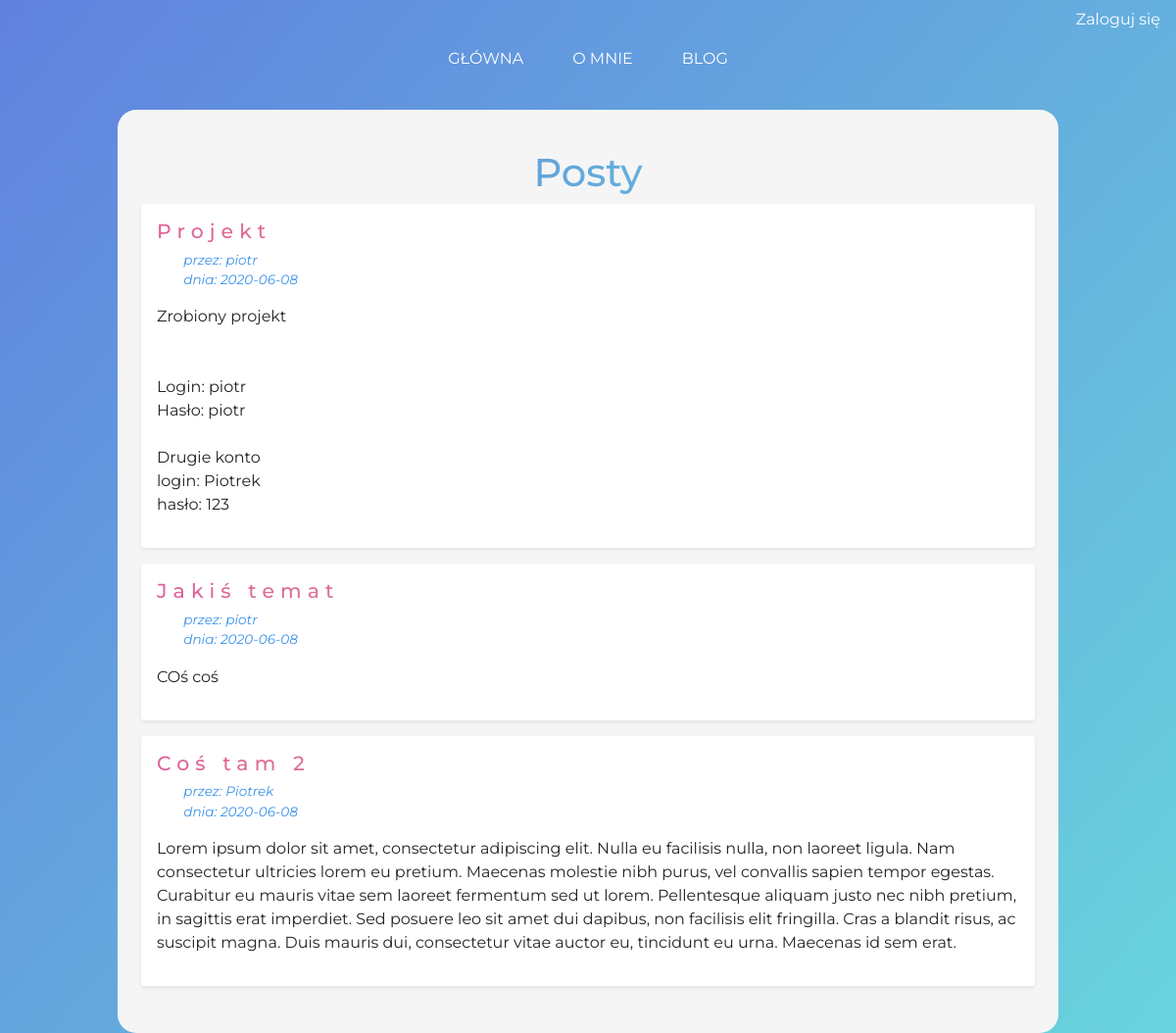
Screenshot of /blog/ with the database file from the repository.
### tables this page shows
CREATE TABLE post (
  id INTEGER PRIMARY KEY AUTOINCREMENT,
  author_id INTEGER NOT NULL,
  created TIMESTAMP NOT NULL DEFAULT CURRENT_TIMESTAMP,
  title TEXT NOT NULL,
  body TEXT NOT NULL,
  FOREIGN KEY (author_id) REFERENCES user (id)
);

CREATE TABLE user (
  id INTEGER PRIMARY KEY AUTOINCREMENT,
  username TEXT UNIQUE NOT NULL,
  password TEXT NOT NULL
);

### aplikacjaflask/posty.py (the view)
@bp.route("/")
def index():
    db = get_db()
    posts = db.execute(
        "SELECT p.id, title, body, created, author_id, username"
        " FROM post p JOIN user u ON p.author_id = u.id"
        " ORDER BY created DESC"
    ).fetchall()
    return render_template("blog/index.html", posts=posts)

### aplikacjaflask/db.py (called while the page is built)
def get_db():
    if "db" not in g:
        g.db = sqlite3.connect(
            current_app.config["DATABASE"], detect_types=sqlite3.PARSE_DECLTYPES
        )
        g.db.row_factory = sqlite3.Row
    return g.db

### aplikacjaflask/logowanie.py (called while the page is built)
@bp.before_app_request
def load_logged_in_user():
    user_id = session.get("user_id")
    if user_id is None:
        g.user = None
    else:
        g.user = (
            get_db().execute("SELECT * FROM user WHERE id = ?", (user_id,)).fetchone()
        )

### aplikacjaflask/templates/blog/index.html (shortened to what this page needs)
{% extends 'schemat.html' %}
{% block header %}
  <h1 class="text-center" id="posty">{% block title %}Posty{% endblock %}</h1>
{% endblock %}
{% block content %}
  {% for post in posts %}
    <article class="post shadow-sm p-3 mb-3 bg-white rounded">
      <header>
        <div>
          <h1>{{ post['title'] }}</h1>
          <div class="about">przez: {{ post['username'] }}<br>  dnia: {{ post['created'].strftime('%Y-%m-%d') }}</div>
        </div>
      </header>
      <p class="body">{{ post['body'] }}</p>
    </article>
  {% endfor %}
{% endblock %}

### aplikacjaflask/templates/schemat.html (shortened to what this page needs)
<!doctype html>
<head>
    <link rel="stylesheet" href="{{ url_for('static', filename='css/bootstrap.min.css') }}">
    <link rel="stylesheet" href="{{ url_for('static', filename='css/style.css') }}">
</head>
<body>
    <header class="header">
        <nav class="navbar d-flex flex-row-reverse">
        <ul class="navbar-nav list-group-horizontal ">
            {% if g.user %}
            <li class="nav-item">
            <span class="badge badge-pill badge-primary">Zalogowano jako: {{ g.user['username'] }}</span>
            </li>
            <li class="nav-item">
                <a href="{{ url_for('auth.logout') }}">Wyloguj się</a>
            </li>
            {% else %}
            <li class="nav-item">
                <a href="{{ url_for('auth.login') }}">Zaloguj się</a>
            </li>
            {% endif %}
        </ul>
    </nav>
        <nav class="navbar justify-content-center">
            <ul class="navbar-nav list-group-horizontal ">
                    <li class="nav-item">
                        <a href="{{ url_for('index') }}">GŁÓWNA</a>
                    </li>
                    <li class="nav-item">
                        <a href="{{ url_for('home.omnie') }}">O MNIE</a>
                    </li>
                    <li class="nav-item">
                        <a href="{{ url_for('blog.index') }}">BLOG</a>
                    </li>
            </ul>
        </nav>
    </header>
    <div class="d-flex justify-content-center">
        <section class="content">
        <h3>
        {% block header %}{% endblock %}
        </h3>
        {% block content %}{% endblock %}
        </section>
    </div>
</body>

### aplikacjaflask/static/css/style.css (style rules this page uses)
body { width: 100%; height: 100%; padding: 0; margin: 0; font-family: 'Montserrat', sans-serif; background-color: white; background-image: -webkit-gradient(linear,left top,right bottom,from(rgba(79, 116, 219, 0.9)),to(rgba(88, 207, 217, 0.9))); background-repeat: no-repeat; background-size: cover; }
nav { display: inline; width: 100%; white-space: nowrap; }
nav a { color: white; }
ul li:first-child { padding-left: 0; }
ul li { padding-left: 50px; }
.content { border-radius: 2%; background-color: #f5f5f5; max-width: 80%; min-width: 20%; padding: 2rem 1.5rem; margin-top: 2rem; }
#posty { background:-webkit-gradient(linear,left top,right bottom,from(rgba(79, 116, 219, 0.9)),to(rgba(88, 207, 217, 0.9))); -webkit-background-clip: text; -webkit-text-fill-color: transparent; }
article h1 { background:-webkit-gradient(linear,left top,right bottom,from(rgba(219, 79, 144, 0.9)),to(rgba(217, 177, 88, 0.9))); letter-spacing: 0.3em; -webkit-background-clip: text; -webkit-text-fill-color: transparent; }
.post > header { display: flex; align-items: flex-end; font-size: 0.85em; }
.post > header > div:first-of-type { flex: auto; }
.post > header h1 { font-size: 1.5em; margin-bottom: 0.3em; }
.post .about { color: #3b93eb; padding-left:2em; font-style: italic; }
.post .body { white-space: pre-line; padding-top: 1em; }
.content:last-child { margin-bottom: 0; }

### rows the page displays
post: title "Projekt", username "piotr", created "2020-06-08", body "Zrobiony projekt Login: piotr Hasło: piotr Drugie konto login: Piotrek hasło: 123"
post: title "Jakiś temat", username "piotr", created "2020-06-08", body "COś coś"
post: title "Coś tam 2", username "Piotrek", created "2020-06-08", body "Lorem ipsum dolor sit amet, consectetur adipiscing elit. Nulla eu facilisis nulla, non laoreet ligula. Nam consectetur ultricies lorem eu pretium. Maecenas molestie nibh purus, vel convallis sapien tempor egestas. Curabitur eu mauris vitae sem laoreet fermentum sed ut lorem. Pellentesque aliquam justo nec nibh pretium, in sagittis erat imperdiet. Sed posuere leo sit amet dui dapibus, non facilisis elit fringilla. Cras a blandit risus, ac suscipit magna. Duis mauris dui, consectetur vitae auctor eu, tincidunt eu urna. Maecenas id sem erat."
